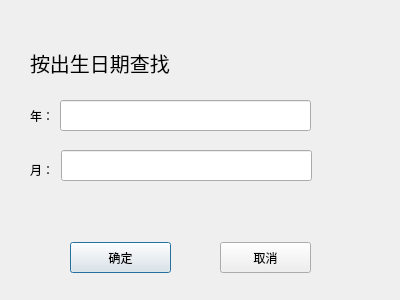
<?xml version="1.0" encoding="UTF-8"?>
<ui version="4.0">
 <class>ShowBirthdayDialog</class>
 <widget class="QDialog" name="ShowBirthdayDialog">
  <property name="geometry">
   <rect>
    <x>0</x>
    <y>0</y>
    <width>400</width>
    <height>300</height>
   </rect>
  </property>
  <property name="windowTitle">
   <string>Dialog</string>
  </property>
  <widget class="QPushButton" name="pushButton">
   <property name="geometry">
    <rect>
     <x>70</x>
     <y>242</y>
     <width>101</width>
     <height>31</height>
    </rect>
   </property>
   <property name="text">
    <string>确定</string>
   </property>
  </widget>
  <widget class="QPushButton" name="pushButton_2">
   <property name="geometry">
    <rect>
     <x>220</x>
     <y>242</y>
     <width>91</width>
     <height>31</height>
    </rect>
   </property>
   <property name="text">
    <string>取消</string>
   </property>
  </widget>
  <widget class="QLabel" name="label">
   <property name="geometry">
    <rect>
     <x>30</x>
     <y>42</y>
     <width>291</width>
     <height>41</height>
    </rect>
   </property>
   <property name="font">
    <font>
     <pointsize>15</pointsize>
    </font>
   </property>
   <property name="text">
    <string>按出生日期查找</string>
   </property>
  </widget>
  <widget class="QLabel" name="label_2">
   <property name="geometry">
    <rect>
     <x>30</x>
     <y>110</y>
     <width>54</width>
     <height>12</height>
    </rect>
   </property>
   <property name="text">
    <string>年：</string>
   </property>
  </widget>
  <widget class="QLabel" name="label_3">
   <property name="geometry">
    <rect>
     <x>30</x>
     <y>160</y>
     <width>54</width>
     <height>20</height>
    </rect>
   </property>
   <property name="text">
    <string>月：</string>
   </property>
  </widget>
  <widget class="QLineEdit" name="le_year">
   <property name="geometry">
    <rect>
     <x>60</x>
     <y>100</y>
     <width>251</width>
     <height>31</height>
    </rect>
   </property>
  </widget>
  <widget class="QLineEdit" name="le_month">
   <property name="geometry">
    <rect>
     <x>61</x>
     <y>150</y>
     <width>251</width>
     <height>31</height>
    </rect>
   </property>
  </widget>
 </widget>
 <resources/>
 <connections/>
</ui>
